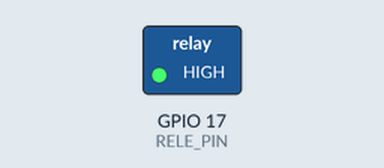
This program was run on a simulated Tinker Board (BCM pin numbers). Parts: switched loads named in the program (green lamp = pin HIGH).

Above: at 1.0 s.
At 3.0 s:
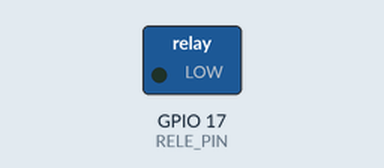
Timing chart, 0 to 5.2 s (numbered marks = the images above):
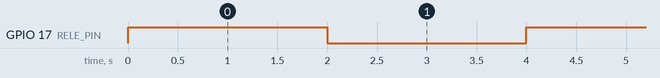

Measured:
- by itself, GPIO 17 (RELE_PIN): alternates HIGH for 2.0 s and LOW for 2.0 s

The program:

Gpio.py
```python
import ASUS.GPIO as GPIO
import time

RELE_PIN = 17  # Escolha um pino GPIO livre para o relé

GPIO.setmode(GPIO.BCM)
GPIO.setup(RELE_PIN, GPIO.OUT)  # Configura o GPIO como saída

try:
    while True:
        GPIO.output(RELE_PIN, GPIO.HIGH)  # Liga o relé
        time.sleep(2)
        GPIO.output(RELE_PIN, GPIO.LOW)   # Desliga o relé
        time.sleep(2)
except KeyboardInterrupt:
    GPIO.cleanup()  # Limpa a configuração ao sair
```
